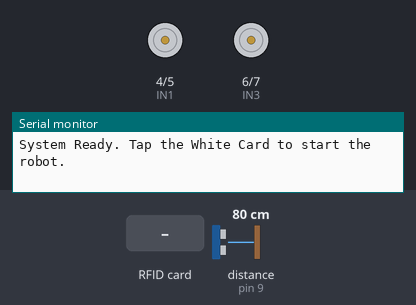
Bench run of a sketch on a simulated Arduino Uno, built with avr-gcc and run on an emulated ATmega328P. Shown: motor-driver pin pairs drawn as motors (green arrow = first pin HIGH = forward, orange = second pin HIGH = backward, longer = more drive), the last lines printed to the serial monitor. Inputs (shaded band) come from the test bench; at power-on: distance to the obstacle (sensor on pin 9) 80 cm. The echo pulse lasts 58.3 µs per cm.

Above: at 1.2 s.
1.3 s: RFID card 11 22 33 44 held to the reader
At 1.6 s:
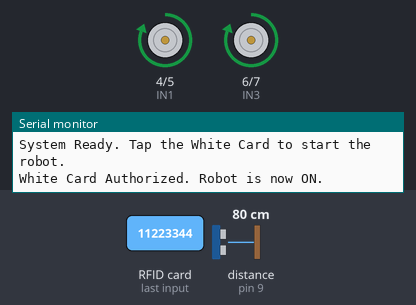
2.8 s: distance to the obstacle (sensor on pin 9) set to 24 cm
4.3 s: distance to the obstacle (sensor on pin 9) set to 19 cm
At 5.3 s:
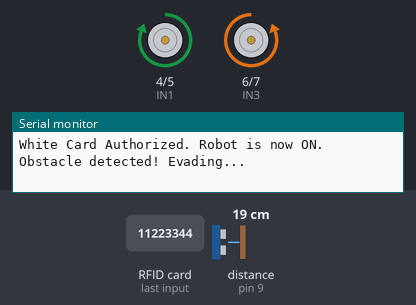
7.3 s: distance to the obstacle (sensor on pin 9) set to 35 cm
At 7.8 s:
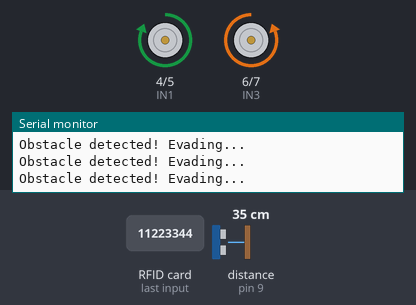
9.4 s: distance to the obstacle (sensor on pin 9) set to 2 cm
At 9.91 s:
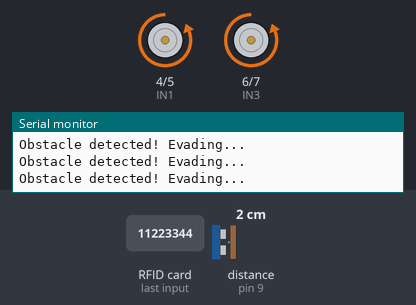
12.4 s: RFID card 55 66 77 88 held to the reader
At 14.0 s:
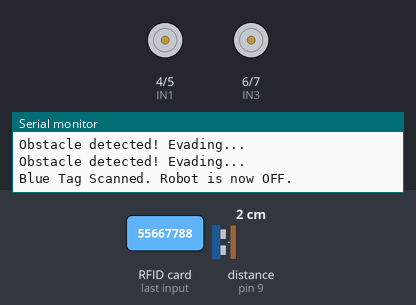
Timing chart, 0 to 15.5 s (numbered marks = the images above; inputs shaded):
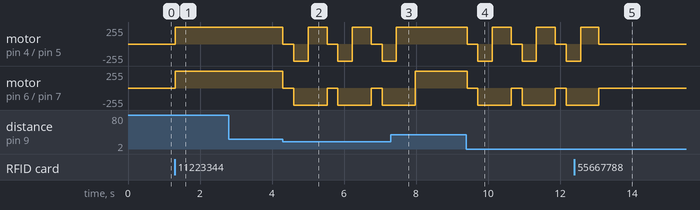

Measured:
- the behaviour switches between 22 and 21 cm on distance to the obstacle (sensor on pin 9) (found by bisection; images 1 and 2)
- after the input at 1.3 s, motor on pin 4 (IN1) / pin 5 (IN2), motor on pin 6 (IN3) / pin 7 (IN4): stopped → forward 255/255 at once
- after the input at 2.8 s, every drawn part: stays the same
- after the input at 4.3 s, motor on pin 4 (IN1) / pin 5 (IN2): forward 255/255 → stopped at once, then repeats every 1.2 s: backward 255/255 0.40 s, forward 255/255 0.53 s, stopped 0.30 s; motor on pin 6 (IN3) / pin 7 (IN4): alternates backward 255/255 for 0.93 s and stopped for 0.30 s, starting at once
- after the input at 7.3 s, motor on pin 4 (IN1) / pin 5 (IN2): goes on until 7.5 s, then stays forward 255/255
- after the input at 9.4 s, motor on pin 4 (IN1) / pin 5 (IN2): forward 255/255 → stopped at once, then repeats every 1.2 s: backward 255/255 0.40 s, forward 255/255 0.53 s, stopped 0.30 s; motor on pin 6 (IN3) / pin 7 (IN4): alternates backward 255/255 for 0.93 s and stopped for 0.30 s, starting at once
- after the input at 12.4 s, motor on pin 4 (IN1) / pin 5 (IN2), motor on pin 6 (IN3) / pin 7 (IN4): goes on until 13.1 s, then stays stopped

The sketch:

index.ino
```cpp
#include <SPI.h>
#include <MFRC522.h>

// RFID Pin Definitions
#define RST_PIN 3
#define SS_PIN 10
MFRC522 mfrc522(SS_PIN, RST_PIN);

// Ultrasonic Pin Definitions
#define TRIG_PIN 8
#define ECHO_PIN 9

// Motor Driver Pin Definitions
#define IN1 4
#define IN2 5
#define IN3 6
#define IN4 7

// State Variable
bool robotEnabled = false;
const int obstacleDistanceThreshold = 20; // Distance in cm to trigger turning

// REPLACE these with the actual UIDs of your cards
// You can find your card UID by running the "DumpInfo" example in the MFRC522 library
byte whiteCardUID[] = {0x11, 0x22, 0x33, 0x44}; // Authorized start card
byte blueTagUID[] = {0x55, 0x66, 0x77, 0x88};   // Stop/Disable tag

void setup() {
  Serial.begin(9600);

  // Initialize SPI bus and RFID reader
  SPI.begin();
  mfrc522.PCD_Init();

  // Initialize Ultrasonic Pins
  pinMode(TRIG_PIN, OUTPUT);
  pinMode(ECHO_PIN, INPUT);

  // Initialize Motor Pins
  pinMode(IN1, OUTPUT);
  pinMode(IN2, OUTPUT);
  pinMode(IN3, OUTPUT);
  pinMode(IN4, OUTPUT);

  stopMotors();
  Serial.println("System Ready. Tap the White Card to start the robot.");
}

void loop() {
  // 1. Check for RFID tags
  if (mfrc522.PICC_IsNewCardPresent() && mfrc522.PICC_ReadCardSerial()) {
    if (checkUID(mfrc522.uid.uidByte, whiteCardUID)) {
      robotEnabled = true;
      Serial.println("White Card Authorized. Robot is now ON.");
    }
    else if (checkUID(mfrc522.uid.uidByte, blueTagUID)) {
      robotEnabled = false;
      stopMotors();
      Serial.println("Blue Tag Scanned. Robot is now OFF.");
    }
    else {
      Serial.println("Unauthorized Card. Access Denied.");
    }
    mfrc522.PICC_HaltA(); // Stop reading to prevent multiple triggers
  }

  // 2. Obstacle Avoidance Logic (Only runs if enabled)
  if (robotEnabled) {
    long distance = getDistance();

    // If an object is detected within 20cm (and > 0 to filter false readings)
    if (distance > 0 && distance <= obstacleDistanceThreshold) {
      Serial.println("Obstacle detected! Evading...");

      // Stop, reverse a bit, and turn right to avoid
      stopMotors();
      delay(300);

      reverseMotors();
      delay(400);

      turnRight();
      delay(500); // Adjust this delay to control how sharp the turn is
    } else {
      // Path is clear, keep moving
      moveForward();
    }
  }
}

// Function to calculate distance from ultrasonic sensor
long getDistance() {
  digitalWrite(TRIG_PIN, LOW);
  delayMicroseconds(2);

  digitalWrite(TRIG_PIN, HIGH);
  delayMicroseconds(10);
  digitalWrite(TRIG_PIN, LOW);

  // Measure the time for the echo to bounce back
  long duration = pulseIn(ECHO_PIN, HIGH, 30000); // 30ms timeout

  // Calculate distance in centimeters
  long distance = duration * 0.034 / 2;
  return distance;
}

// Function to compare scanned RFID tag with our saved tags
bool checkUID(byte *scannedUID, byte *targetUID) {
  for (byte i = 0; i < 4; i++) {
    if (scannedUID[i] != targetUID[i]) {
      return false;
    }
  }
  return true;
}

// --- Motor Control Functions ---
void moveForward() {
  digitalWrite(IN1, HIGH);
  digitalWrite(IN2, LOW);
  digitalWrite(IN3, HIGH);
  digitalWrite(IN4, LOW);
}

void reverseMotors() {
  digitalWrite(IN1, LOW);
  digitalWrite(IN2, HIGH);
  digitalWrite(IN3, LOW);
  digitalWrite(IN4, HIGH);
}

void turnRight() {
  // Left wheels forward, right wheels reverse
  digitalWrite(IN1, HIGH);
  digitalWrite(IN2, LOW);
  digitalWrite(IN3, LOW);
  digitalWrite(IN4, HIGH);
}

void stopMotors() {
  digitalWrite(IN1, LOW);
  digitalWrite(IN2, LOW);
  digitalWrite(IN3, LOW);
  digitalWrite(IN4, LOW);
}
```
